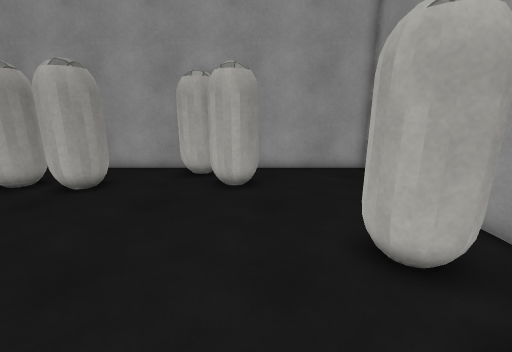
view 1 (above)

16 first-person views from a walk through a 3-D level made in the Unity game engine. The camera is 1.5 m above the floor, tilts 14° down and sees 90° across. Doors are open. The floor is counted in squares, 0.5 m on a side. Each view is taken from the middle of a square. On the plan, view 1 faces up. The plan holds only what a view shows up to about 19 squares ahead; the rest is blank. The place goes on beyond the plan. Surface patterns are stand-ins for the level's own textures.

view 2
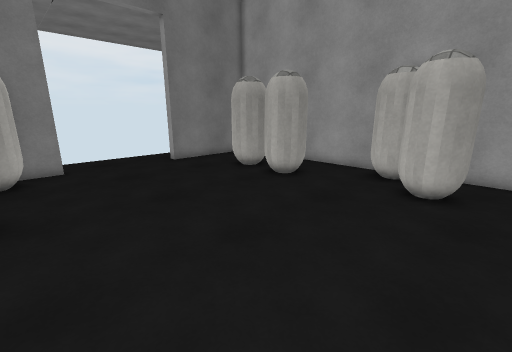

view 3
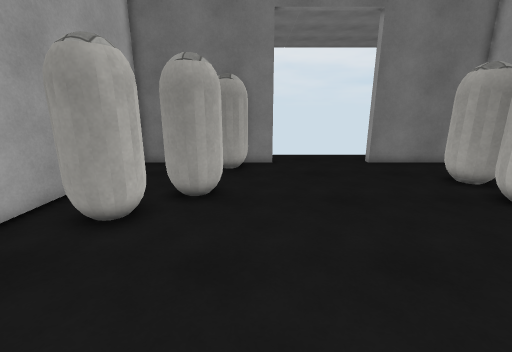

view 4
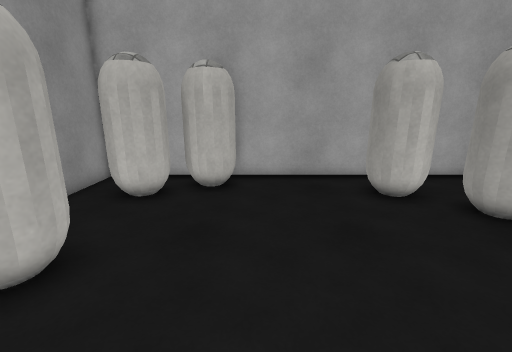

view 5
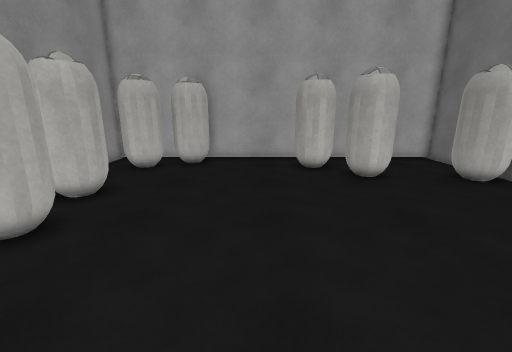

view 6
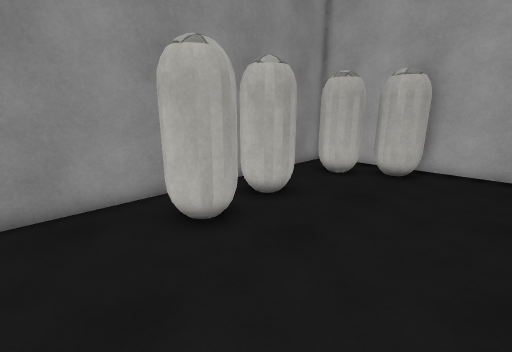

view 7
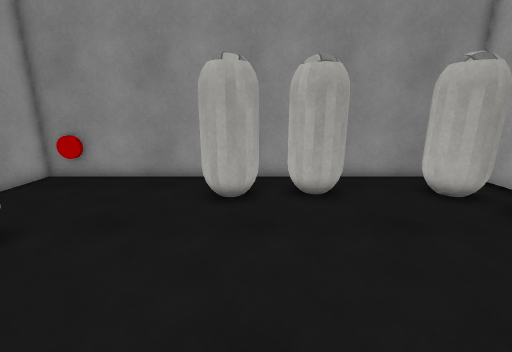

view 8
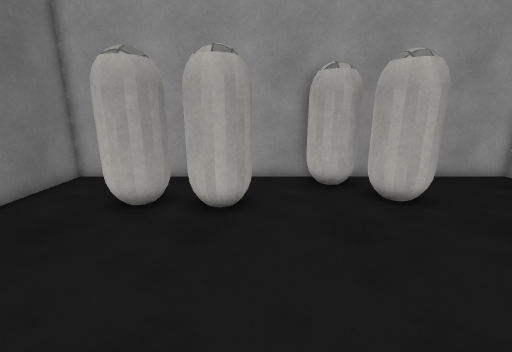

view 9
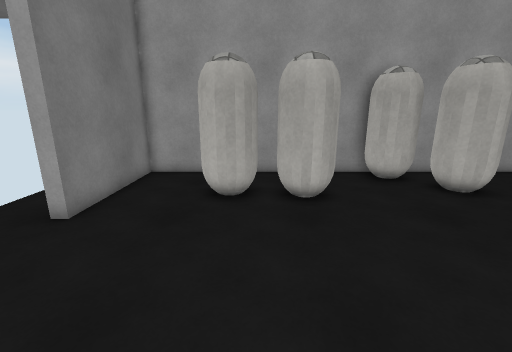

view 10
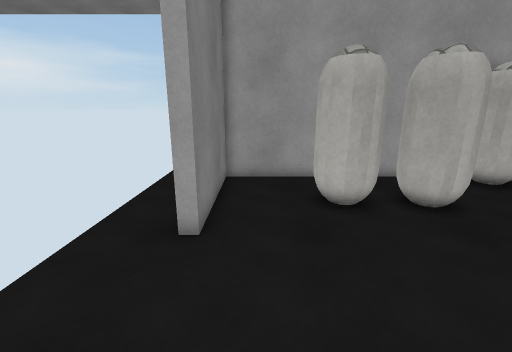

view 11
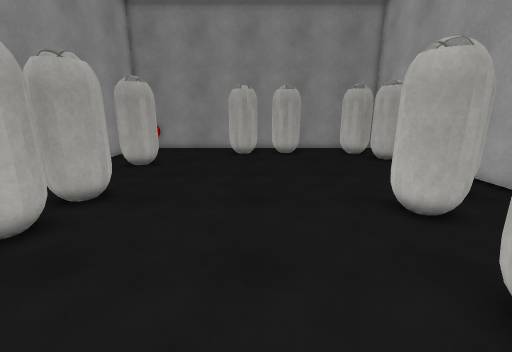

view 12
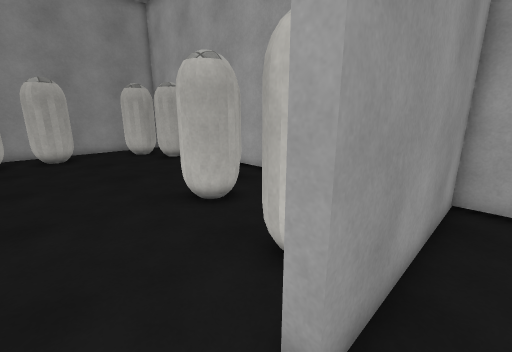

view 13
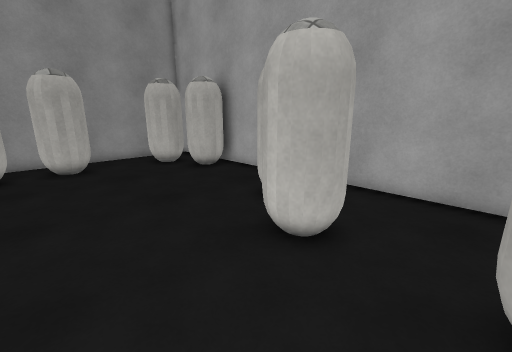

view 14
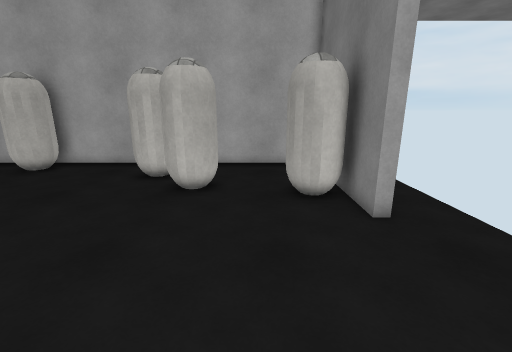

view 15
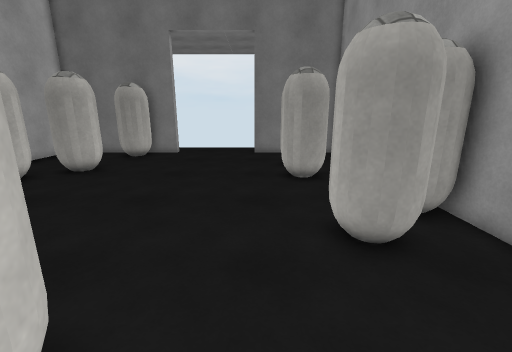

view 16
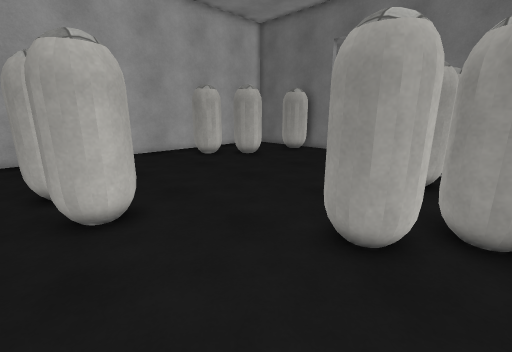

### Floor plan
Points are (right, up) in squares from view 1. A wall is a line through its corners. A room is listed if a view was taken in it or the views show most of it. See-through windows are left out.
Room 1 (views 1, 2, 3, 4, 5, 6, 7, 8, 9, 10, 13, 14, 15, 16)
walls: (-14.4, 2) (-14.4, 0.1); (-14.4, -2.2) (-14.4, -5.9) (6, -5.9) (6, 13.9) (-14.4, 13.9) (-14.4, 7.9)
low walls: (5.7, 12) (5.7, 13.3)
ways out: open door at (-14.4, 5) to room 2
objects: other object (-14, -1) to (-12, 1); other object (-11, 9) to (-9, 11); other object (-9, -2) to (-7, 0); other object (-8, 9) to (-6, 11); other object (-7, -4) to (-5, -2); other object (-4, 12) to (-2, 13); other object (-2, 10) to (0, 12); other object (0, -5) to (2, -4); other object (2, -4) to (4, -2); other object (2, 4) to (4, 6); other object (3, 1) to (5, 3)
Room 2 (views 11, 12)
walls: (-16.4, -5.9) (-15, -5.9) (-15, 2)
ways out: open door at (-14.4, 5) to room 1

Where each view was taken, in squares from view 1:
view 1: 0 up, 0 right, facing up
view 2: 0 up, 1 right, facing up-left
view 3: 1 up, 1 right, facing left
view 4: 6 up, 1 left, facing down
view 5: 11 up, 3 left, facing down
view 6: 9 up, 3 left, facing down-right
view 7: 4 up, 6 left, facing right
view 8: 2 up, 6 left, facing up
view 9: 1 up, 9 left, facing up
view 10: 2 up, 13 left, facing up
view 11: 4 up, 16 left, facing right
view 12: 4 up, 16 left, facing down-right
view 13: 4 up, 12 left, facing down-right
view 14: 9 up, 11 left, facing down
view 15: 8 up, 5 right, facing left
view 16: 13 up, 5 right, facing down-left
